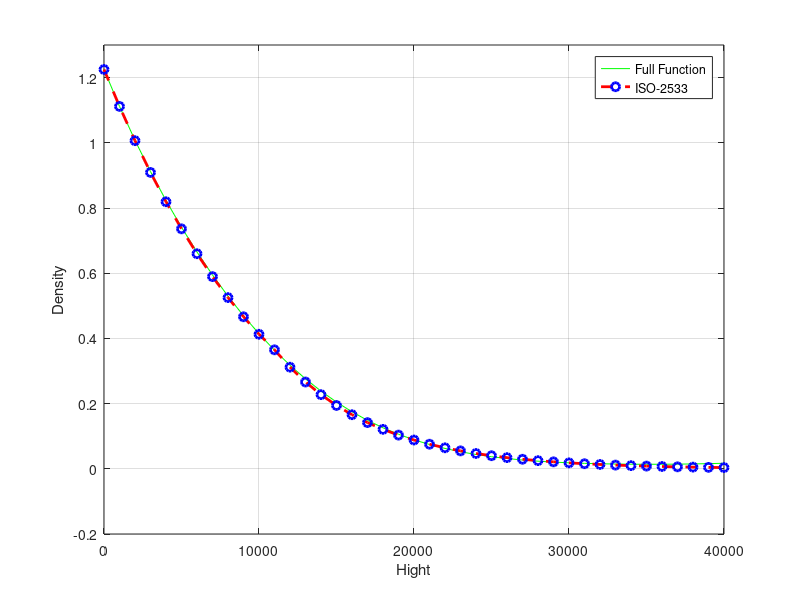

Here is the MATLAB script that generated this plot:
% Density Model
rhos = 1.225;
h = 0:1000:40000;
H = 10351.8-(0.0368512).*h-(1.02368e-5).*h.^2+(2.63363e-10).*h.^3;
rho1 = rhos.*exp(-h./H);

% IS0 2533
R = 287.058; i = 0;
for j=0:1000:40000
    i = i+1;
if j < 11000
    T = 288.15 - 0.0065.*j;
    P = 101325.*(T./288.15).^5.2559;
elseif j>=11000
    T = 216;
    P = 22630.*exp(-0.00015769.*(j-11000));
end
rho2(i) = P./(R.*T);
end

plot(h,rho1,'-g',h,rho2,'--ro',...
        'LineWidth',2,...
        'MarkerEdgeColor','b')
grid on
xlabel('Hight')
ylabel('Density')
axis([0 40000 -0.2 1.3 ])
legend('Full Function','ISO-2533')